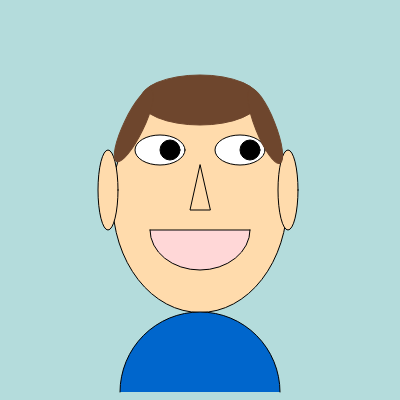
Frame 1 (no input)
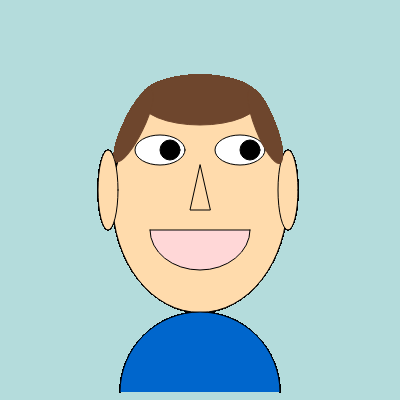
Frame 60 (no input)
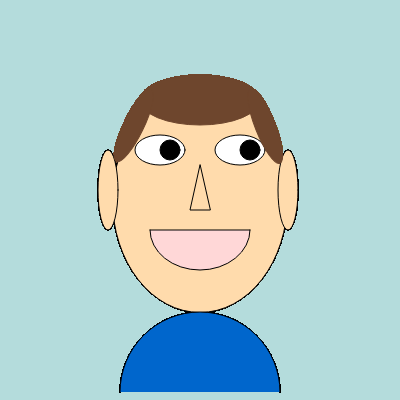
Frame 120 (the mouse pressed at the canvas centre since frame 60)

The p5.js sketch that drew these frames (run headless with seeded random() and noise() and a simulated clock; from frame 60 on, the mouse is pressed at the canvas centre):

// p5.js sketch
// ── sketch.js
function setup() {
  createCanvas(400, 400);
  background(180, 220, 220);
}

function draw() {
  stroke(0);
  //face 
  fill(255, 219, 172);
  ellipse(200, 200, 175, 225);
  //ears
  ellipse(108, 190, 20, 80);
  ellipse(288, 190, 20, 80);

  //eyes and pupils
  fill(255);
  ellipse(160, 150, 50, 30);
  ellipse(240, 150, 50, 30);
  fill(0);
  ellipse(170, 150, 20, 20);
  ellipse(250, 150, 20, 20);

  //nose
  fill(255, 219, 172);
  triangle(200, 165, 190, 210, 210, 210);

  //mouth
  fill(255,215,215);
  arc(200, 230, 100, 80, 0, PI);
  line(250, 230, 150, 230);

  //shirt
  fill(0, 102, 204);
  arc(200, 392, 160, 160, PI, TWO_PI);

  //hair
  stroke(110, 70, 45);
  fill(110, 70, 45);
  ellipse(200, 100, 120, 50);
  rotate(PI / 7);
  ellipse(175, 55, 20, 80);
  rotate(-PI / 3.8); 
  ellipse(200, 215, 20, 80);



}
